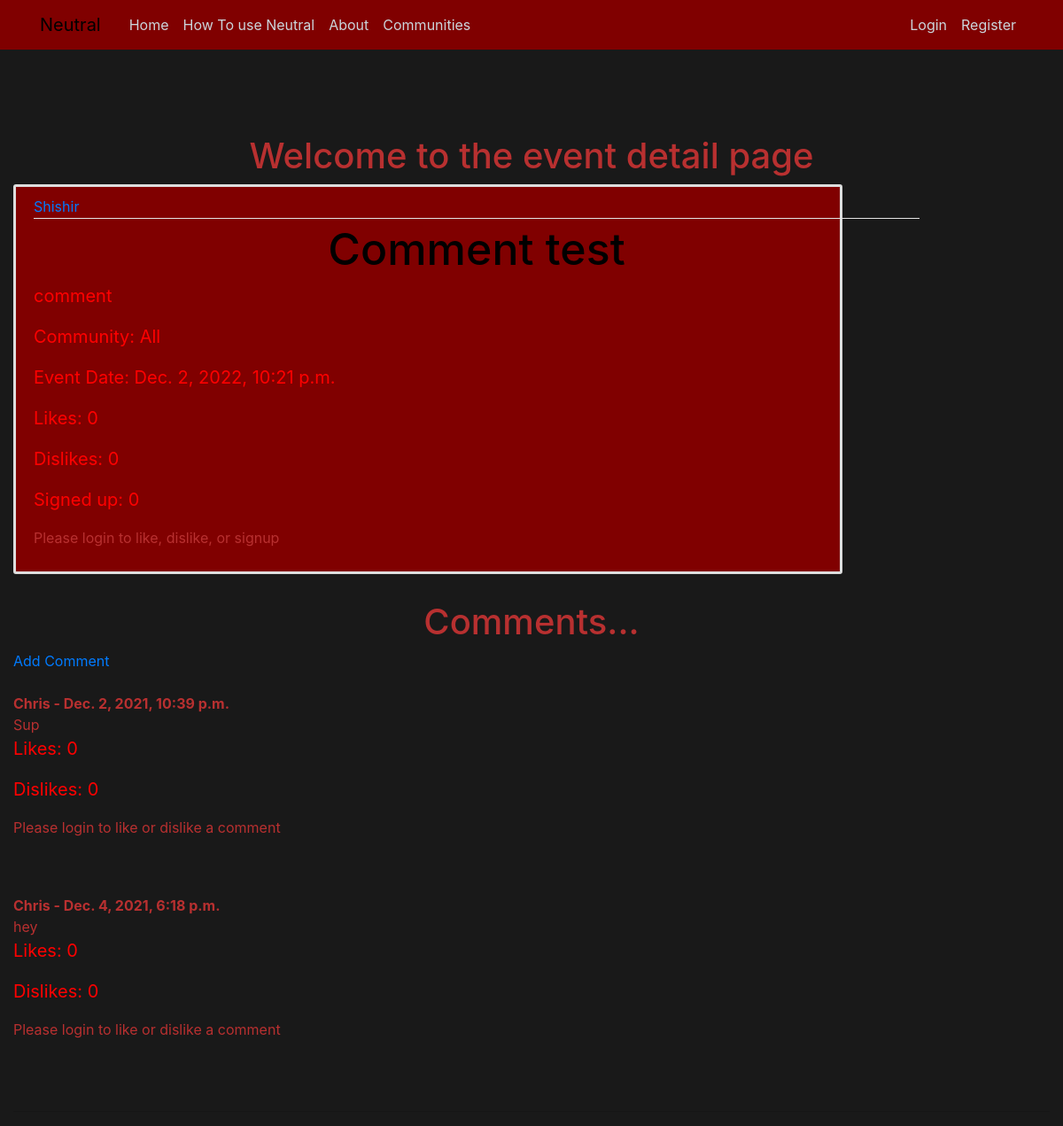
Page /events/24/ on the committed database.
### events/models.py (models this page shows, shortened)
class Events(models.Model):
    title = models.CharField(max_length=200)
    content = models.TextField()
    event_date = models.DateTimeField(validators=[MinValueValidator(timezone.now)],default= timezone.now)
    community = models.CharField(max_length=20 ,choices=COMMUNITY_CHOICES, default='All')
    date_posted = models.DateTimeField(default= timezone.now)
    creator = models.ForeignKey(User, on_delete=models.CASCADE)
    event_type = models.CharField(max_length=20,choices=EVENT_TYPES_CHOICES, default='Friendly')
    likes = models.ManyToManyField(User, related_name = 'events_likes')
    signed_up = models.ManyToManyField(User, related_name= 'events_signed_up')
    dislikes = models.ManyToManyField(User, related_name = 'events_dislikes')
    image = models.ImageField(null=True, blank=True, upload_to = "events-images/")

class EventComment(models.Model):
	event = models.ForeignKey(Events, related_name = "comments", on_delete=models.CASCADE)
	name = models.CharField(max_length=255)
	body = models.TextField()
	dislikes = models.ManyToManyField(User, related_name = 'event_comment_dislikes', blank=True)
	likes = models.ManyToManyField(User, related_name = 'event_comment_likes', blank=True)
	date_added = models.DateTimeField(auto_now_add=True)

### events/views.py (the view)
# urls.py: path('<int:pk>/',EventsDetailView.as_view(), name='events-detail'),
class EventsDetailView(DetailView):
    model = Events

### events/templates/events/events_detail.html (shortened to what this page needs)
{% extends "events/base.html"%}
    {% block content %}
    <br>
    <br>
    <br>
    <h1>Welcome to the event detail page</h1>
        <article class="media content-section">
      <div class="media-body">
        <div class="article-metadata">
          <a class="mr-2" href="#">{{ object.creator }}</a>
        </div>
        <h2 class="article-title">{{ object.title }}</h2>
        <p class="article-content">{{ object.content }}</p>
            <p class="article-content">Community: {{ object.community }}</p>
            <p class="article-content">Event Date: {{ object.event_date }}</p>
            <p class="article-content">Likes: {{ object.likes.count }}</p>
            <p class="article-content">Dislikes: {{ object.dislikes.count }}</p>
            <p class="article-content">Signed up: {{ object.signed_up.count }}</p>
          {% if user.is_authenticated %}
            {% if object.creator == user %}
              <div>
                <a class = "btn btn-secondary btn-sm mt-1 mb-1"href="{% url 'events-update' object.id%}">Update</a>
                <a class = "btn btn-danger btn-sm mt-1 mb-1"href="{% url 'events-delete' object.id%}">Delete</a>
              </div>
            {% endif %}
              <div>
                {% if user in object.signed_up.all %}
                  <a class = "btn btn-secondary btn-sm mt-1 mb-1"href="{% url 'events-leave' object.id%}">Leave Event</a>
                {% else %}
                  <a class = "btn btn-secondary btn-sm mt-1 mb-1"href="{% url 'events-signup' object.id%}">Signup</a>
                {% endif %}
                {% if user in object.likes.all %}
                <a class = "btn btn-secondary btn-sm mt-1 mb-1"href="{% url 'events-unlike' object.id%}" name="events_id_unlike">Unlike</a>
                {% elif user in object.dislikes.all%}
                <a class = "btn btn-secondary btn-sm mt-1 mb-1"href="{% url 'events-undislike' object.id%}" name="events_id_undislike">Remove Dislike</a>
                {% else %}
                <a class = "btn btn-secondary btn-sm mt-1 mb-1"href="{% url 'events-like' object.id%}" name="events_id_like">Like</a>
                <a class = "btn btn-secondary btn-sm mt-1 mb-1"href="{% url 'events-dislike' object.id%}" name="events_id_dislike">Dislike</a>
                {% endif %}
              </div>
            {% else %}
            <p>Please login to like, dislike, or signup</p>
          {% endif %}
      </div>
    </article>
    <h1>Comments...</h1>
		{% if not object.comments.all %}
		  	No Comments Yet... <a href="{% url 'event-add-comment' object.id%}"> Add One</a>
		{% else %}
		<a href="{% url 'event-add-comment' object.id%}">Add Comment</a>
		<br>
		<br>
		  {%for comment in object.comments.all%}
		  	<strong>
		  		{{comment.name}} -
				{{comment.date_added}}
			</strong>
			<br>
			{{ comment.body }}
			<p class="article-content">Likes: {{ comment.likes.count }}</p>
			<p class="article-content">Dislikes: {{ comment.dislikes.count }}</p>
			<div>
			{%if user.is_authenticated%}
                {% if user in comment.likes.all %}
                <a class = "btn btn-secondary btn-sm mt-1 mb-1"href="{% url 'event-comment-unlike' comment.id%}" name="post_id_unlike">Unlike</a>
                {% elif user in comment.dislikes.all%}
                <a class = "btn btn-secondary btn-sm mt-1 mb-1"href="{% url 'event-comment-undislike' comment.id%}" name="post_id_undislike">Remove Dislike</a>
                {% else %}
                <a class = "btn btn-secondary btn-sm mt-1 mb-1"href="{% url 'event-comment-like' comment.id%}" name="post_id_like">Like</a>
                <a class = "btn btn-secondary btn-sm mt-1 mb-1"href="{% url 'event-comment-dislike' comment.id%}" name="post_id_dislike">Dislike</a>
                {% endif %}
			{% else %}
			<p>Please login to like or dislike a comment</p>
			{%endif%}
              </div>
			<br>
			<br>
		  {% endfor %}
		{%endif%}
		<hr>
{% endblock content %}

### blog/static/blog/main.css (style rules this page uses)
body { background: rgba(0, 0, 0, 0.9); color: rgb(184, 48, 48); margin-top: 5rem; }
h1, h2, h3, h4, h5, h6 { text-align: center; color: rgb(184, 48, 48); }
.content-section { background: maroon; padding: 10px 20px; border: 3px solid #dddddd; border-radius: 3px; margin-bottom: 30px; width: 80%; }
.article-title { color: black; font-size: 50px; }
.article-content { white-space: nowrap; width: 1000px; overflow: hidden; text-overflow: ellipsis; color: red; font-size: 20px; }
.article-metadata { padding-bottom: 1px; margin-bottom: 4px; border-bottom: 1px solid #e3e3e3 }

### rows in the picture
Events: creator "Shishir", title "Comment test", content "comment", community "All", event_date "Dec. 2, 2022, 10:21 p.m.", likes.count "0", dislikes.count "0", signed_up.count "0"
EventComment: name "Chris", date_added "Dec. 2, 2021, 10:39 p.m.", body "Sup", likes.count "0", dislikes.count "0"
EventComment: name "Chris", date_added "Dec. 4, 2021, 6:18 p.m.", body "hey", likes.count "0", dislikes.count "0"
